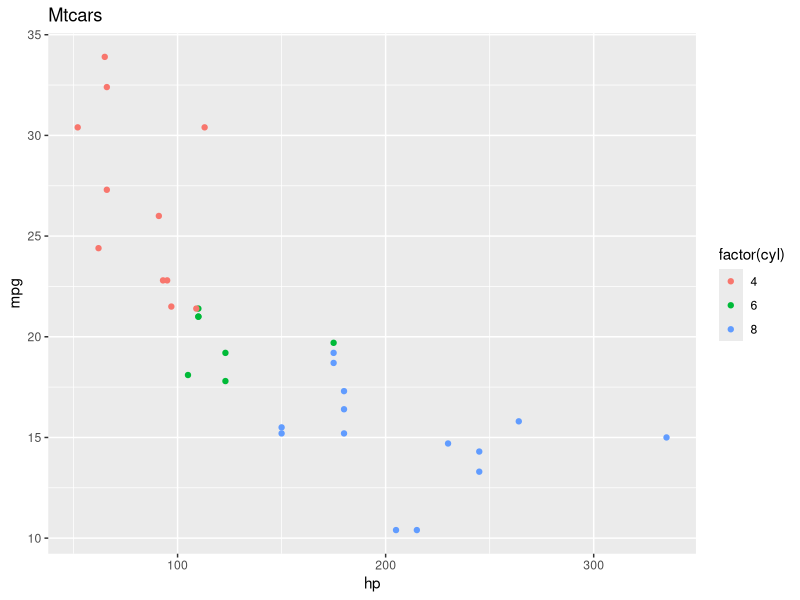

Recreate this plot in R.
## ---- chunk 1
library(ggplot2)
## ---- chunk 2
# Dr Seuss
a <- 1:2
paste(a, "fish", sep ="_")
## ---- chunk 3
data(mtcars)
p <- ggplot(mtcars, aes(hp,mpg, group = factor(cyl), color = factor(cyl)))
p <- p + geom_point()
p <- p + ggtitle("Mtcars")
p
